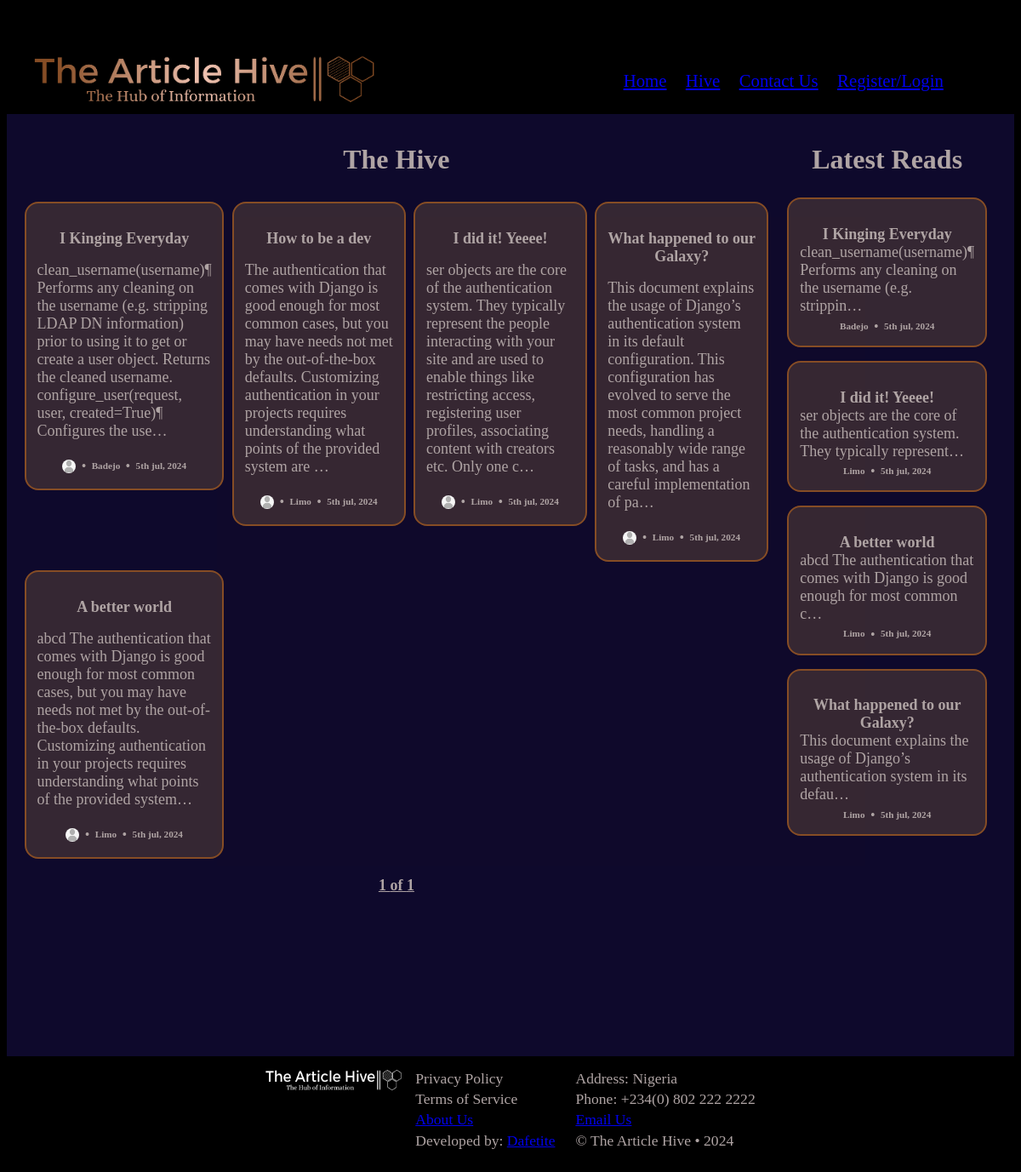
The app's page /hive/, older data.
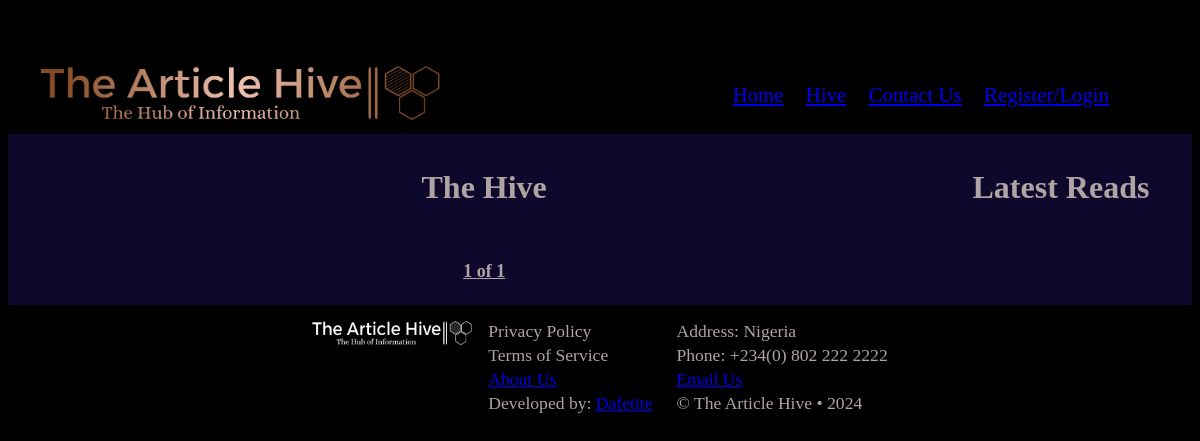
The same page, newer data.
### article_hive_app/models.py (models this page shows, shortened)
class Article(models.Model):
	title = models.CharField(max_length=200)
	author = models.ForeignKey(settings.AUTH_USER_MODEL, on_delete=models.CASCADE, related_name='articles')
	content = models.TextField()
	date_published = models.DateTimeField(auto_now_add=True)
	views = models.IntegerField(default=0)
	rating = models.IntegerField(default=0)

class User(AbstractUser):
	middle_name = models.CharField(max_length=100, null=True, blank=True)
	email = models.EmailField(max_length=200, unique=True)
	username = models.CharField(default="ArticleHiveUser", max_length=15)
	phone = models.CharField(null=True, blank=True, max_length=14)
	website = models.URLField(max_length=200, null=True, blank=True)
	profile_picture = models.ImageField(upload_to=unique_profile_pic, null=True, blank=True, default='profile_pictures/placeholder.png')
	aboutme = models.TextField()
	USERNAME_FIELD = 'email'
	REQUIRED_FIELDS = []

### article_hive_app/views.py (the view)
# urls.py: path('hive/', views.hive, name='hive'),
def hive(request):
    articles = Article.objects.all()
    ratings = articles[::-1]
    articles = list(articles)
    random.shuffle(articles)
    paginator = Paginator(articles, 8)
    page_number = request.GET.get('page')
    try:
        articles_paginated = paginator.page(page_number)
    except PageNotAnInteger:
        articles_paginated = paginator.page(1)
    except EmptyPage:
        articles_paginated = paginator.page(paginator.num_pages)
    context = {
        'articles': articles_paginated,
        'ratings': ratings,
        'rated': rated,
        'pgname': 'Hive'
    }
    return render(request, 'hive.html', context)

### templates/hive.html (shortened to what this page needs)
{% extends 'base.html' %}
{% load static %}
{% block section %}
{% with "" as empty %}
<section class="new-and-rated">
	<div class="">
		<h1 class="section-headings left-anime">The Hive</h1>
		<div class="responsive">
			{% for article in articles %}
			<a class="box-link" href="{% url 'article' pk=article.pk %}">
				<article class="article-box index-page top-drop article-new">
					<h1 class="hor-align">{{ article.title|default:empty }}</h1>
					<p>
						{{ article.content|truncatechars:250|default:empty }}
					</p>
					<div class="author-profilePic-date position-h1-new">
						<img src="{{ article.author.profile_picture.url }}" alt="author image" /><span class="separator">•</span>
						<h1>{{ article.author.first_name|default:empty|capfirst }}</h1><span class="separator">•</span>
						<h1>{{ article.date_published|default:empty|date:"jS b, Y" }}</h1>
					</div>
				</article>
			</a>
			{% endfor %}
		</div>
	</div>
	<div>
		<h1 class="section-headings right-anime" >Latest Reads</h1>
		<div>
			{% for rating in ratings|slice:":4" %}
				<a class="box-link" href="{% url 'article' pk=rating.pk %}">
					<article class="article-box top-rated index-page left-anime article-rated">
						<h1 class="hor-align">{{ rating.title|default:empty }}</h1>
						<p>
							{{ rating.content|truncatechars:80|default:empty }}
						</p>
						<div class="author-profilePic-date position-h1-new">
							<h1>{{ rating.author.first_name|default:empty|capfirst }}</h1><span class="separator separator-rated">•</span>
							<h1>{{ rating.date_published|default:empty|date:"jS b, Y" }}</h1>
						</div>
					</article>
				</a>
			{% endfor %}
		</div>
	</div>
	<div class="pagination">
        <span class="step-links">
            <span class="current">
				<h1 style="text-decoration: underline;">
					{{ articles.number }} of {{ articles.paginator.num_pages }}
				</h1>
            </span>
        </span>
    </div>
</section>
{% endwith %}
{% endblock section %}

Row changes from the older to the newer data that the page shows:
removed Article: title "I Kinging Everyday", content "clean_username(username)¶ Performs any cleaning on the username (e.g. stripping LDAP DN information) prior to using it to get or create a user object. Returns the cleaned username. configure_user(request, user, created=True)¶ Configures the use…", author.profile_picture (placeholder picture), author.first_name "Badejo", date_published "5th jul, 2024", content "clean_username(username)¶ Performs any cleaning on the username (e.g. strippin…"
removed Article: title "How to be a dev", content "The authentication that comes with Django is good enough for most common cases, but you may have needs not met by the out-of-the-box defaults. Customizing authentication in your projects requires understanding what points of the provided system are …", author.profile_picture (placeholder picture), author.first_name "Limo", date_published "5th jul, 2024", shown under "The Hive"
removed Article: title "I did it! Yeeee!", content "ser objects are the core of the authentication system. They typically represent the people interacting with your site and are used to enable things like restricting access, registering user profiles, associating content with creators etc. Only one c…", author.profile_picture (placeholder picture), author.first_name "Limo", date_published "5th jul, 2024", content "ser objects are the core of the authentication system. They typically represent…"
removed Article: title "What happened to our Galaxy?", content "This document explains the usage of Django’s authentication system in its default configuration. This configuration has evolved to serve the most common project needs, handling a reasonably wide range of tasks, and has a careful implementation of pa…", author.profile_picture (placeholder picture), author.first_name "Limo", date_published "5th jul, 2024", content "This document explains the usage of Django’s authentication system in its defau…"
removed Article: title "A better world", content "abcd The authentication that comes with Django is good enough for most common cases, but you may have needs not met by the out-of-the-box defaults. Customizing authentication in your projects requires understanding what points of the provided system…", author.profile_picture (placeholder picture), author.first_name "Limo", date_published "5th jul, 2024", content "abcd The authentication that comes with Django is good enough for most common c…"
